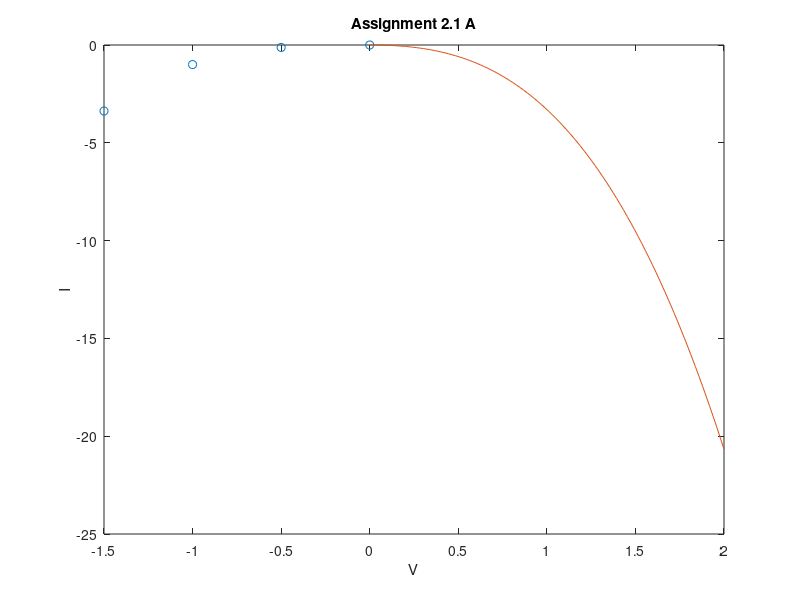
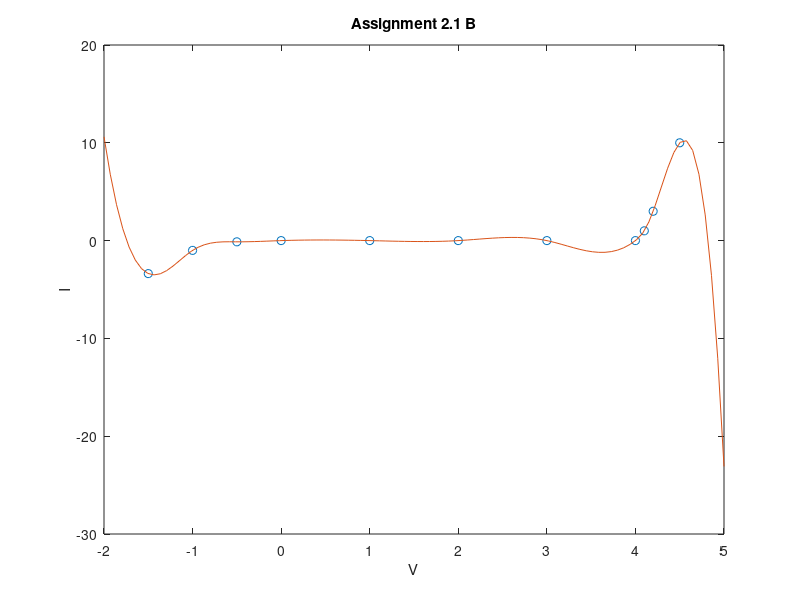

Write the MATLAB code that produced these figures, in order.
%{
Assignment 2.1 
William Jones
Using the spline function to do data interpolation of given data set
%}
x1 = [-1.5, -1.0 -0.5 0.0];
y1 = [-3.375 -1.0 -0.125 0.0];
x2 = [-1.5 -1.0 -0.5 0.0 1.0 2.0 3.0 4.0 4.1 4.2 4.5];
y2 = [-3.375 -1.0 -0.125 0.0 0.0 0.0 0.0 0.0 1.0 3.0 10.0];
figure(1)
xx1 = linspace(2, 0);
si1 = spline(x1, [-4 y1 0]);
plot(x1, y1, 'o', xx1, ppval(si1, xx1), '-');
xlabel('V');
ylabel('I');
title('Assignment 2.1 A');


figure(2)
xx2 = linspace(-2, 5);
si2 = spline(x2, [-4 y2 10]);
plot(x2, y2, 'o', xx2, ppval(si2, xx2), '-');
xlabel('V');
ylabel('I');
title('Assignment 2.1 B');
